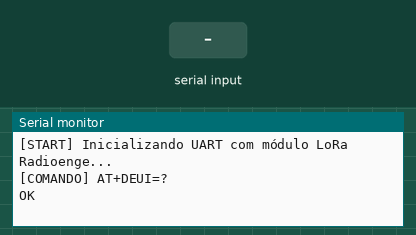
Recording of a sketch running on a simulated ESP32. On the bench: the last lines printed to the serial monitor. The inputs (shaded band) are chosen by the test bench. The modem accepts every AT command (registered, SIM ready, sends succeed) and sends nothing else.

Above: at 2.8 s.
2.9 s: "1" received over the second serial link
At 3.3 s:
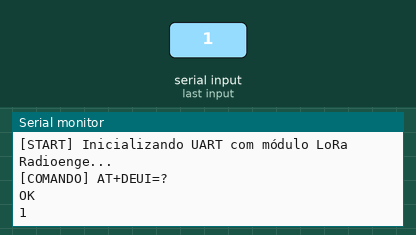
5.9 s: "0" received over the second serial link
At 6.8 s:
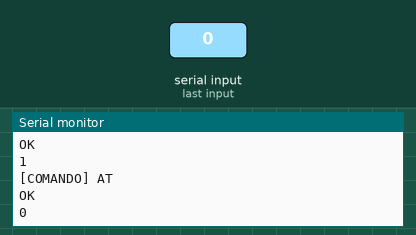
8.9 s: "2" received over the second serial link
At 10.3 s:
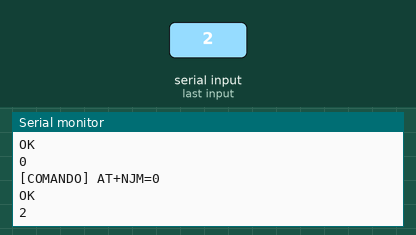

Measured:
- after the input at 2.9 s, the serial monitor: prints a new line at once (image 1)
- after the input at 5.9 s, the serial monitor: prints a new line at once (image 2)
- after the input at 8.9 s, the serial monitor: prints a new line at once (image 3)

The sketch:

end_device_RadioEnge_Arduino.ino
```cpp
/* Programa: end device básico para comunicação com gateway LoRaWAN.
 *           Software desenvolvido para ser gravado em um ESP32-WROOM32
 *           e usar como módulo LoRaWAN o Módulo LoRaWAN RadioEnge
 *           (https://www.radioenge.com.br/produto/modulo-lorawan/)
 *
 * Data: Outubro/2025
 *  Autor: Lucas Fernandes (lucasfernandes94lf@gmail.com)
 */
#include <Arduino.h>

#define LORA_TX 22
#define LORA_RX 23

HardwareSerial LoRaSerial(1);

// Credenciais ABP (no formato aceito pelo módulo LoRaWAN RadioEnge)
const char* DEVADDR = "26:0D:43:45";
const char* NWKSKEY = "D9:B2:0A:74:27:CF:C2:A4:4C:42:8C:E6:9D:5D:97:C7";
const char* APPSKEY = "AB:DE:71:8B:0D:AC:8F:0B:17:87:BE:0B:76:68:54:BE";

void enviaComandoLoRa(const String& comando, unsigned long timeout = 3000)
{
  LoRaSerial.print(comando + "\r\n");

  Serial.print("[COMANDO] ");
  Serial.println(comando);

  unsigned long start = millis();
  while (millis() - start < timeout) {
    while (LoRaSerial.available()) {
      char c = LoRaSerial.read();
      Serial.write(c);
    }
  }
  Serial.println();
}

void setup()
{
  Serial.begin(115200);
  delay(1000);

  Serial.println("\n[START] Inicializando UART com módulo LoRa Radioenge...");
  LoRaSerial.begin(9600, SERIAL_8N1, LORA_RX, LORA_TX);
  delay(1000);
  while (LoRaSerial.available()) LoRaSerial.read();

  enviaComandoLoRa("AT+DEUI=?");                                // Informa o DevEUI
  enviaComandoLoRa("AT");                                       // Teste básico
  enviaComandoLoRa("AT+NJM=0");                                 // ABP mode
  enviaComandoLoRa("AT+CLASS=A");                               // Classe A
  enviaComandoLoRa("AT+ADR=0");                                 // ADR desativado
  enviaComandoLoRa("AT+DR=5");                                  // DataRate
  enviaComandoLoRa("AT+DADDR=" + String(DEVADDR));              // Device address
  enviaComandoLoRa("AT+NWKSKEY=" + String(NWKSKEY));            //
  enviaComandoLoRa("AT+APPSKEY=" + String(APPSKEY));            //
  enviaComandoLoRa("AT+CHMASK=0100:0000:0000:0000:0000:0000");  // Canal 2 (TTN BR/AU915)

  Serial.println("[READY] Pronto para enviar uplinks.");
  delay(2000);
}

void loop() {
  static unsigned long ultimaMensagem = 0;
  const unsigned long intervalo = 60000;

  if (millis() - ultimaMensagem > intervalo) {
    ultimaMensagem = millis();

    // Payload em HEX
    String payloadHex = "3:010203";

    Serial.println("[MSG] Enviando: " + payloadHex);
    enviaComandoLoRa("AT+SENDB=" + payloadHex, 5000);
  }

  while (LoRaSerial.available()) {
    Serial.write(LoRaSerial.read());
  }
}
```
